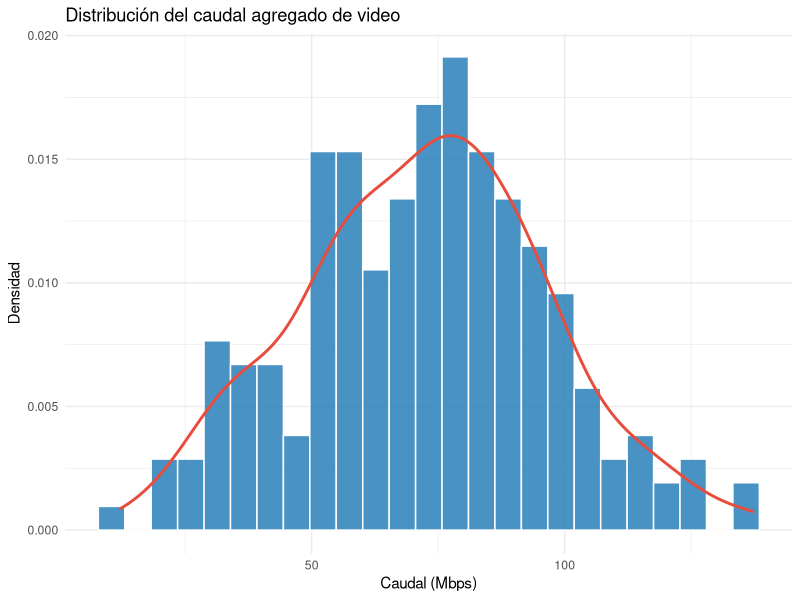
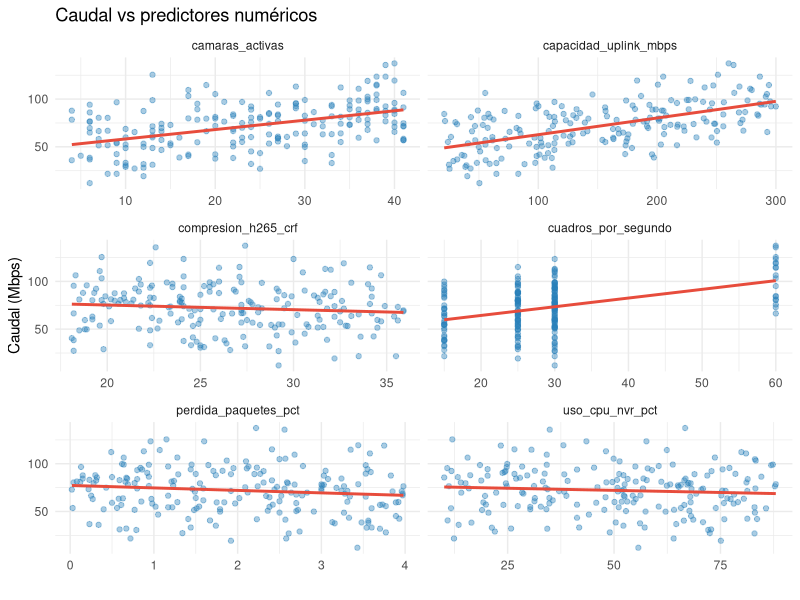
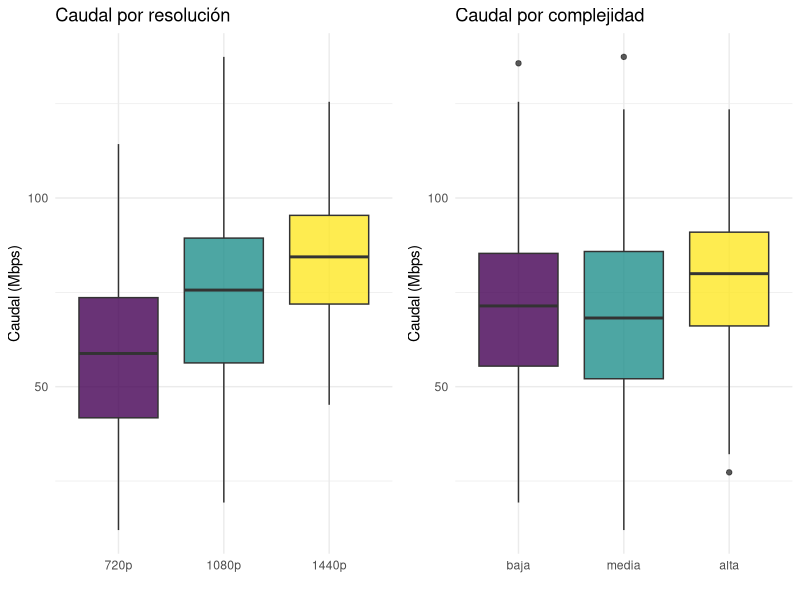
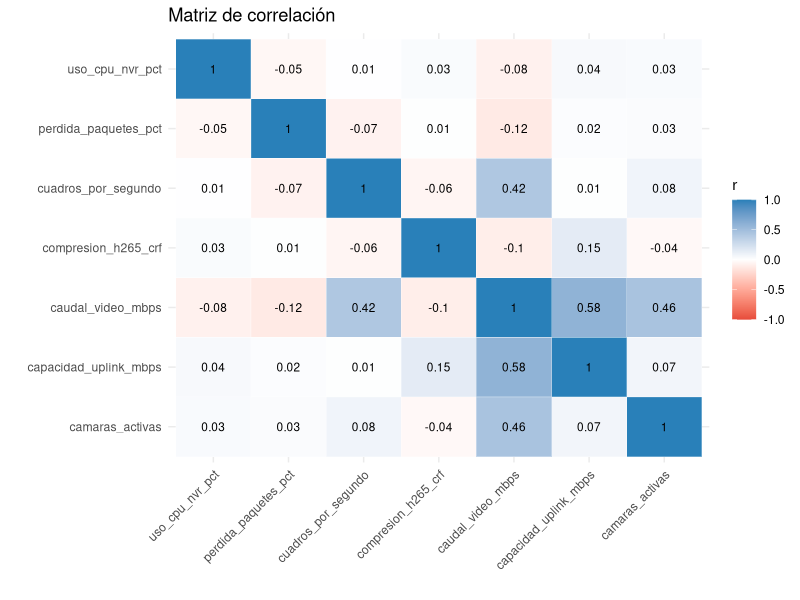
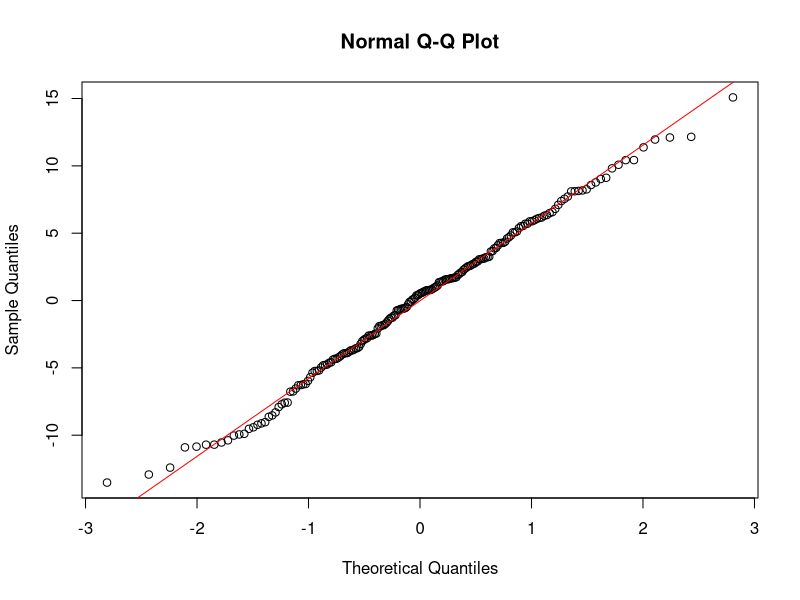
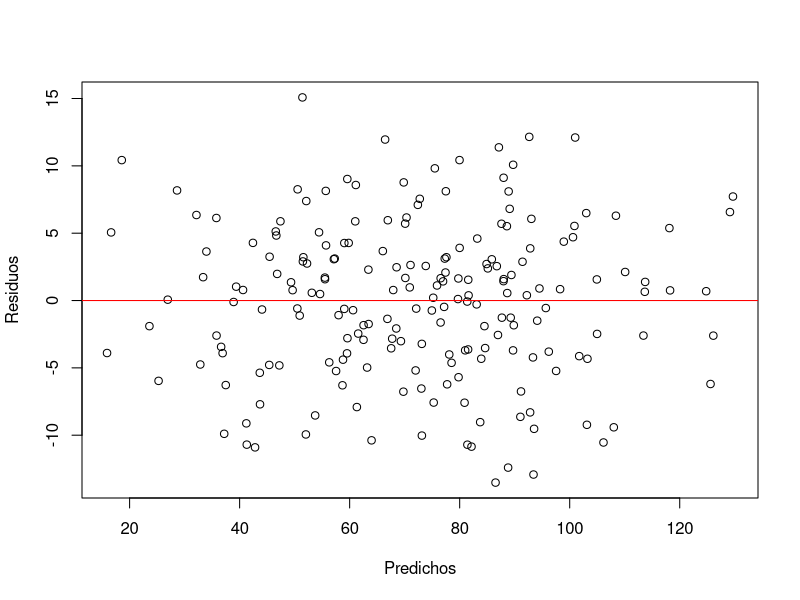

Reproduce these figures in R, in order.
## ---- chunk 1
library(tidyverse)
library(knitr)
library(lmtest)
library(car)
## ---- chunk 2

# Cargar datos
data <- read.csv("datos_telematica_videovigilancia.csv")

cat("Primeras filas del dataset:\n")
kable(head(data))

cat("\nEstructura de los datos:\n")
glimpse(data)

cat("\nResumen estadístico:\n")
summary(data)

## ---- chunk 3
ggplot(data, aes(x = caudal_video_mbps)) +
  geom_histogram(aes(y = after_stat(density)), bins = 25,
                 fill = "#2980b9", color = "white", alpha = 0.85) +
  geom_density(color = "#e74c3c", linewidth = 1) +
  labs(title = "Distribución del caudal agregado de video",
       x = "Caudal (Mbps)", y = "Densidad") +
  theme_minimal()
## ---- chunk 4
data$resolucion_video   <- factor(data$resolucion_video, 
                                   levels = c("720p", "1080p", "1440p"), 
                                   ordered = TRUE)

data$complejidad_escena <- factor(data$complejidad_escena, 
                                   levels = c("baja", "media", "alta"), 
                                   ordered = TRUE)
## ---- chunk 5
data %>%
  select(camaras_activas, cuadros_por_segundo, compresion_h265_crf,
         perdida_paquetes_pct, capacidad_uplink_mbps, uso_cpu_nvr_pct,
         caudal_video_mbps) %>%
  pivot_longer(-caudal_video_mbps, names_to = "variable", values_to = "valor") %>%
  ggplot(aes(x = valor, y = caudal_video_mbps)) +
  geom_point(alpha = 0.4, color = "#2980b9", size = 1.5) +
  geom_smooth(method = "lm", color = "#e74c3c", se = FALSE) +
  facet_wrap(~ variable, scales = "free_x", ncol = 2) +
  labs(title = "Caudal vs predictores numéricos",
       x = "", y = "Caudal (Mbps)") +
  theme_minimal()
## ---- chunk 6
p1 <- ggplot(data, aes(x = resolucion_video, y = caudal_video_mbps,
                        fill = resolucion_video)) +
  geom_boxplot(alpha = 0.8) +
  labs(title = "Caudal por resolución", x = "", y = "Caudal (Mbps)") +
  theme_minimal() + theme(legend.position = "none")

p2 <- ggplot(data, aes(x = complejidad_escena, y = caudal_video_mbps,
                        fill = complejidad_escena)) +
  geom_boxplot(alpha = 0.8) +
  labs(title = "Caudal por complejidad", x = "", y = "Caudal (Mbps)") +
  theme_minimal() + theme(legend.position = "none")

gridExtra::grid.arrange(p1, p2, ncol = 2)
## ---- chunk 7
data %>%
  select(where(is.numeric)) %>%
  cor() %>%
  as.data.frame() %>%
  rownames_to_column("var1") %>%
  pivot_longer(-var1, names_to = "var2", values_to = "correlacion") %>%
  ggplot(aes(x = var1, y = var2, fill = correlacion)) +
  geom_tile(color = "white") +
  geom_text(aes(label = round(correlacion, 2)), size = 3) +
  scale_fill_gradient2(low = "#e74c3c", mid = "white", high = "#2980b9",
                       midpoint = 0, limits = c(-1, 1)) +
  scale_x_discrete(limits = rev) +
  labs(title = "Matriz de correlación", x = "", y = "", fill = "r") +
  theme_minimal() +
  theme(axis.text.x = element_text(angle = 45, hjust = 1))
## ---- chunk 8
modelo <- lm(caudal_video_mbps ~ ., data = data)
summary(modelo)

# Predicciones
pred <- predict(modelo)

# MSE
mse <- mean((data$caudal_video_mbps - pred)^2)
mse

rmse <- sqrt(mse)
rmse
summary(data$caudal_video_mbps)

## ---- chunk 9
# QQ plot
qqnorm(residuals(modelo))
qqline(residuals(modelo), col = "red")

# Shapiro-Wilk
shapiro.test(residuals(modelo))

# Homocedasticidad
plot(modelo$fitted.values, residuals(modelo),
     xlab = "Predichos", ylab = "Residuos")
abline(h = 0, col = "red")

bptest(modelo)

# Multicolinealidad
vif(modelo)
